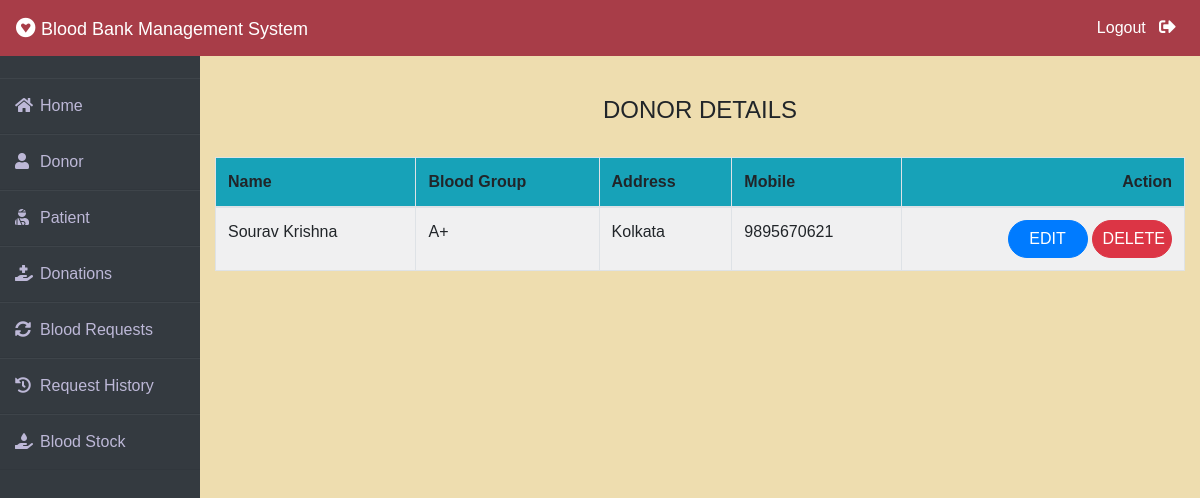
Page /admin-donor (signed in) on the committed database.
### donor/models.py (models this page shows, shortened)
class Donor(models.Model):
    user=models.OneToOneField(User,on_delete=models.CASCADE)
    profile_pic= models.ImageField(upload_to='profile_pic/Donor/',null=True,blank=True)
    bloodgroup=models.CharField(max_length=10)
    address = models.CharField(max_length=40)
    mobile = models.CharField(max_length=20,null=False)
    @property
    def get_name(self):
        return self.user.first_name+" "+self.user.last_name

### blood/views.py (the view)
# urls.py: path('admin-donor', views.admin_donor_view,name='admin-donor'),
@login_required(login_url='adminlogin')
def admin_donor_view(request):
    donors=dmodels.Donor.objects.all()
    return render(request,'blood/admin_donor.html',{'donors':donors})

### blood/templates/blood/admin_donor.html
{% extends 'blood/adminbase.html' %}
{% block content %}
{% load widget_tweaks %}
{%load static%}
<br><br>
<div class="container">
    <H4 class="text-center">DONOR DETAILS</H4><br>
    <table class="table table-light table-hover table-bordered table-striped">
        <thead class="bg-info">
            <tr>
                <th scope="col">Name</th>
                <th scope="col">Blood Group</th>
                <th scope="col">Address</th>
                <th scope="col">Mobile</th>
                <th class="text-right">Action</th>
            </tr>
        </thead>
        <tbody>
            {% for t in donors %}
            <tr>
                <td> {{t.get_name}}</td>
                <td>{{t.bloodgroup}}</td>
                <td>{{t.address}}</td>
                <td>{{t.mobile}}</td>
                <td class="text-right">
                    <button class="btn btn-primary badge-pill" style="width: 80px;"><a  style="text-decoration: none;color: white;" href="{% url 'update-donor' t.id  %}">EDIT</a> </button>
                    <button class="btn btn-danger badge-pill" style="width: 80px;"><a  style="text-decoration: none;color: white;" href="{% url 'delete-donor' t.id  %}">DELETE</a> </button>
                </td>
            </tr>
            {% endfor %}
        </tbody>
    </table>
</div>
{% endblock content %}

### blood/templates/blood/adminbase.html (style rules this page uses)
* { margin: 0; padding: 0; box-sizing: border-box; list-style: none; text-decoration: none; font-family: 'Josefin Sans', sans-serif; }
body { background-color: #eeddaf; }

### rows in the picture
Donor: get_name "Sourav Krishna", bloodgroup "A+", address "Kolkata", mobile "9895670621"
